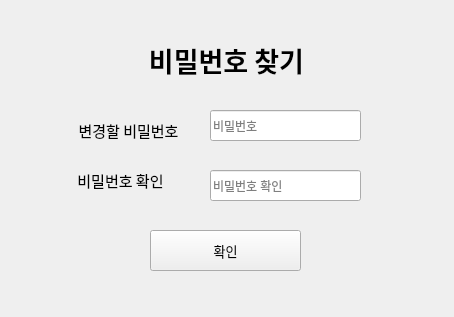
<?xml version="1.0" encoding="UTF-8"?>
<ui version="4.0">
 <class>Form</class>
 <widget class="QWidget" name="Form">
  <property name="geometry">
   <rect>
    <x>0</x>
    <y>0</y>
    <width>454</width>
    <height>317</height>
   </rect>
  </property>
  <property name="windowTitle">
   <string>Form</string>
  </property>
  <widget class="QLabel" name="label">
   <property name="geometry">
    <rect>
     <x>120</x>
     <y>40</y>
     <width>213</width>
     <height>40</height>
    </rect>
   </property>
   <property name="font">
    <font>
     <family>나눔스퀘어 Bold</family>
     <pointsize>20</pointsize>
     <weight>75</weight>
     <bold>true</bold>
    </font>
   </property>
   <property name="text">
    <string>비밀번호 찾기</string>
   </property>
   <property name="alignment">
    <set>Qt::AlignCenter</set>
   </property>
  </widget>
  <widget class="QLabel" name="label_2">
   <property name="geometry">
    <rect>
     <x>70</x>
     <y>120</y>
     <width>117</width>
     <height>20</height>
    </rect>
   </property>
   <property name="font">
    <font>
     <family>나눔스퀘어</family>
     <pointsize>11</pointsize>
    </font>
   </property>
   <property name="text">
    <string>변경할 비밀번호</string>
   </property>
   <property name="alignment">
    <set>Qt::AlignCenter</set>
   </property>
  </widget>
  <widget class="QLabel" name="label_3">
   <property name="geometry">
    <rect>
     <x>70</x>
     <y>170</y>
     <width>101</width>
     <height>20</height>
    </rect>
   </property>
   <property name="font">
    <font>
     <family>나눔스퀘어</family>
     <pointsize>11</pointsize>
    </font>
   </property>
   <property name="text">
    <string>비밀번호 확인</string>
   </property>
   <property name="alignment">
    <set>Qt::AlignCenter</set>
   </property>
  </widget>
  <widget class="QLineEdit" name="pass">
   <property name="geometry">
    <rect>
     <x>210</x>
     <y>110</y>
     <width>151</width>
     <height>31</height>
    </rect>
   </property>
   <property name="echoMode">
    <enum>QLineEdit::Password</enum>
   </property>
   <property name="placeholderText">
    <string>비밀번호</string>
   </property>
  </widget>
  <widget class="QLineEdit" name="passchk">
   <property name="geometry">
    <rect>
     <x>210</x>
     <y>170</y>
     <width>151</width>
     <height>31</height>
    </rect>
   </property>
   <property name="echoMode">
    <enum>QLineEdit::Password</enum>
   </property>
   <property name="placeholderText">
    <string>비밀번호 확인</string>
   </property>
  </widget>
  <widget class="QPushButton" name="nextbtn">
   <property name="geometry">
    <rect>
     <x>150</x>
     <y>230</y>
     <width>151</width>
     <height>41</height>
    </rect>
   </property>
   <property name="font">
    <font>
     <family>나눔스퀘어</family>
     <pointsize>10</pointsize>
    </font>
   </property>
   <property name="text">
    <string>확인</string>
   </property>
  </widget>
 </widget>
 <resources/>
 <connections/>
</ui>
